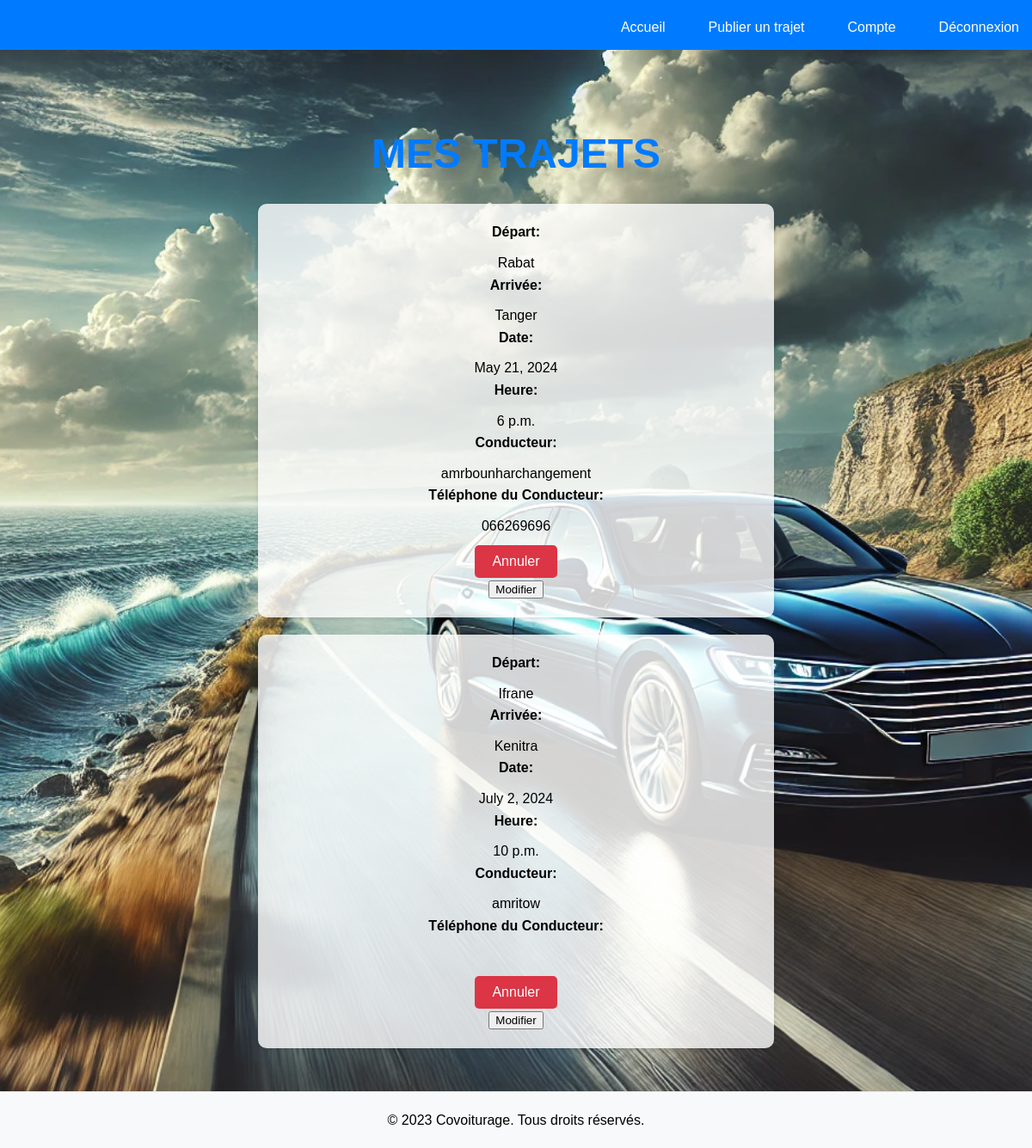
/client/mes_trajets/ (signed in), run on the app's committed database.
### trajet/models.py (models this page shows, shortened)
class Trajet(models.Model):
    pointDepart = models.CharField(max_length=100)
    pointArrivee = models.CharField(max_length=100)
    date = models.DateField()
    heure = models.TimeField()
    nbPersonnes = models.IntegerField(default=0)
    IDClientConducteur = models.ForeignKey(Client, on_delete=models.CASCADE, related_name='trajets_conducteur')
    passagers = models.ManyToManyField(Client, related_name='trajets_passager', blank=True)

### client/models.py (models this page shows, shortened)
class Client(models.Model):
    id = models.AutoField(primary_key=True)
    nom = models.CharField(max_length=100)
    email = models.EmailField(unique=True)
    password = models.CharField(max_length=256,default='default_password')
    phone = models.CharField(max_length=15, blank=True)
    profile_picture = models.ImageField(upload_to='profile_pictures/', blank=True)
    historiqueTrajets = models.TextField(blank=True,null=True)
    commentaires = models.TextField(blank=True, null=True)
    estConducteur = models.BooleanField(default=False)
    permis_conduire = models.FileField(upload_to='permis_conduire/', null=True, blank=True)
    is_active = models.BooleanField(default=True)

### client/views.py (the view)
# urls.py: path('mes_trajets/', views.mes_trajets, name='mes_trajets'),
def mes_trajets(request):
    client_id = request.session.get('client_id')
    if not client_id:
        return redirect('connexion')
    client = Client.objects.get(id=client_id)
    trajets = Trajet.objects.filter(passagers=client_id)
    return render(request, 'client/mes_trajets.html', {'trajets': trajets})

### client/templates/Client/mes_trajets.html (shortened to what this page needs)
{% load static %}
<!DOCTYPE html>
<html lang="en">
<head>
    <link rel="stylesheet" href="{% static 'Client/css/results.css' %}">
</head>
<body>
    <header>
        <div class="container">
            <div class="logo">
                <h1>Covoiturage</h1>
            </div>
            <nav>
                <ul>
                    <li><a href="{% url 'home' %}">Accueil</a></li>
                    <li><a href="{% url 'publier_trajet' %}">Publier un trajet</a></li>
                    {% if request.session.client_id %}
                        <li><a href="{% url 'compte' %}">Compte</a></li>
                        <li><a href="{% url 'deconnexion' %}">Déconnexion</a></li>
                    {% else %}
                        <li><a href="{% url 'connexion' %}">Connexion</a></li>
                        <li><a href="{% url 'inscription' %}">Inscription</a></li>
                    {% endif %}
                </ul>
            </nav>
        </div>
    </header>
    <div class="main-content">
        <h1>MES TRAJETS</h1>
        <div class="trajets-list">
            {% for trajet in trajets %}
            <div class="trajet-item">
                <strong>Départ:</strong> {{ trajet.pointDepart }}<br>
                <strong>Arrivée:</strong> {{ trajet.pointArrivee }}<br>
                <strong>Date:</strong> {{ trajet.date }}<br>
                <strong>Heure:</strong> {{ trajet.heure }}<br>
                <strong>Conducteur:</strong> {{ trajet.IDClientConducteur.nom }}<br>
                <strong>Téléphone du Conducteur:</strong> {{ trajet.IDClientConducteur.phone }}<br>
                <form action="{% url 'annuler_trajet' trajet.id %}" method="post">
                    <button type="submit" class="cancel-button">Annuler</button>
                </form>
                <form action="{% url 'changer_destination' trajet.id %}" method="get">
                    <button type="submit" class="modify-button">Modifier</button>
                </form>
            </div>
            {% endfor %}
        </div>
    </div>
    <footer class="footer">
        <p>© 2023 Covoiturage. Tous droits réservés.</p>
    </footer>
</body>
</html>

### static/Client/css/results.css (style rules this page uses)
body { font-family: Arial, sans-serif; margin: 0; padding: 0; line-height: 1.6; background-image: url('/static/images/sedan.webp'); background-size: cover; background-position: center; background-repeat: no-repeat; min-height: 100vh; display: flex; flex-direction: column; align-items: center; }
header { background-color: #007bff; color: white; padding: 10px 20px; text-align: center; font-size: 24px; position: relative; z-index: 10; width: 100%; }
header a { color: white; text-decoration: none; padding: 0 15px; }
header .container { display: flex; justify-content: space-between; align-items: center; }
header .logo h1 { margin: 0; font-size: 24px; }
header nav ul { list-style: none; margin: 0; padding: 0; display: flex; }
header nav ul li { margin-left: 20px; }
header nav ul li a { text-decoration: none; color: white; font-size: 16px; }
.main-content { width: 100%; max-width: 1200px; text-align: center; position: relative; z-index: 5; padding: 50px 20px; box-sizing: border-box; }
h1 { font-size: 48px; color: #007bff; text-align: center; margin-bottom: 20px; }
.trajets-list { width: 100%; display: flex; flex-direction: column; gap: 20px; align-items: center; }
.trajet-item { background: rgba(255, 255, 255, 0.8); padding: 20px; border-radius: 10px; box-shadow: 0 2px 4px rgba(0, 0, 0, 0.1); width: 100%; max-width: 600px; box-sizing: border-box; }
.trajet-item strong { display: block; margin-bottom: 10px; }
.footer { text-align: center; padding: 20px; background-color: #f8f9fa; border-top: 1px solid #e7e7e7; width: 100%; position: relative; z-index: 10; }
.footer p { margin: 0; }
.cancel-button { background-color: #dc3545; color: white; border: none; padding: 10px 20px; border-radius: 5px; cursor: pointer; font-size: 16px; margin-top: 10px; }

### data on the page
Trajet: pointDepart "Rabat", pointArrivee "Tanger", date "May 21, 2024", heure "6 p.m.", IDClientConducteur.nom "amrbounharchangement", IDClientConducteur.phone "066269696"
Trajet: pointDepart "Ifrane", pointArrivee "Kenitra", date "July 2, 2024", heure "10 p.m.", IDClientConducteur.nom "amritow"
